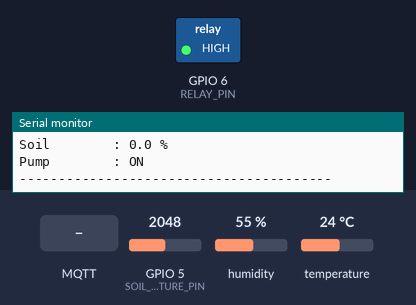
Bench run of a sketch on a simulated ESP32. Parts: switched loads named in the sketch (green lamp = pin HIGH), the last lines printed to the serial monitor. The test bench sets the inputs (shaded band); at power-on: temperature 24 °C, GPIO 5 (SOIL_MOISTURE_PIN) = 2048, humidity 55 % (analog values on the 0–4095 scale). WiFi joins after 1.5 s; servers stay silent unless stated; no MQTT or app messages arrive unless stated.

Above: at 8.9 s.
9.0 s: MQTT message "OFF" arrives on the first subscribed topic
At 11.3 s:
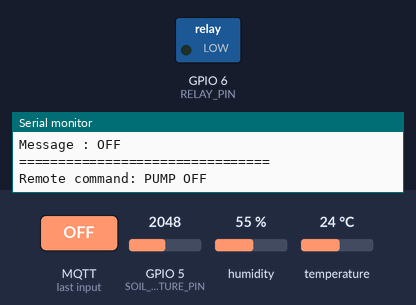
11.6 s: temperature set to 37.5 °C
14.1 s: temperature set to 38.6 °C
At 16.2 s:
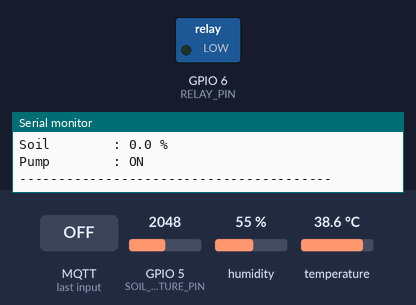
16.6 s: temperature set to 12 °C
At 18.1 s:
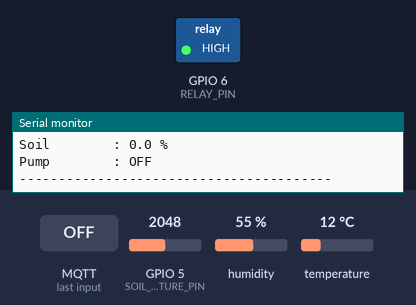
Timing chart, 0 to 19.6 s (numbered marks = the images above; inputs shaded):
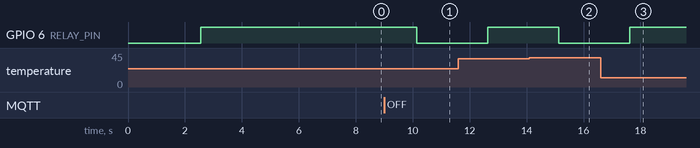

Measured:
- after the input at 9.0 s, GPIO 6 (RELAY_PIN): HIGH → LOW after 1.1 s
- after the input at 14.1 s, GPIO 6 (RELAY_PIN): HIGH → LOW after 1.0 s
- after the input at 16.6 s, GPIO 6 (RELAY_PIN): LOW → HIGH after 1.0 s

The sketch:

SmartAgriculture.ino
```cpp
#include <Arduino.h>

#include "AppConfig.h"
#include "DHTSensor.h"
#include "SoilMoisture.h"
#include "RelayController.h"
#include "IrrigationController.h"
#include "WiFiManager.h"
#include "MqttManager.h"

// ============================================================
// ESP32 SMART AGRICULTURE
// Main Application
// ============================================================

// ---------------- OBJECTS ----------------

DHTSensor dht(DHT_PIN, DHT_TYPE);

SoilMoisture soil(
    SOIL_MOISTURE_PIN,
    SOIL_DRY,
    SOIL_WET,
    ADC_SAMPLES
);

RelayController relay(
    RELAY_PIN,
    RELAY_ACTIVE_HIGH
);

IrrigationController irrigation(relay);

WiFiManager wifi;
MqttManager mqtt;

// ---------------- SENSOR DATA ----------------

unsigned long lastSensorRead = 0;

float temperature = 0.0;
float humidity = 0.0;
float soilMoisture = 0.0;


// ============================================================
// SETUP
// ============================================================

void setup()
{
    Serial.begin(115200);

    delay(1000);

    Serial.println();
    Serial.println("========================================");
    Serial.println("       ESP32 SMART AGRICULTURE");
    Serial.println("========================================");

    // ---------------- LOCAL HARDWARE ----------------

    Serial.println("[SYSTEM] Initializing DHT22...");
    dht.begin();

    Serial.println("[SYSTEM] Initializing soil sensor...");
    soil.begin();

    Serial.println("[SYSTEM] Initializing relay...");
    relay.begin();

    Serial.println("[SYSTEM] Initializing irrigation controller...");
    irrigation.begin();

    // AUTO mode is handled locally by ESP32
    irrigation.setAutoMode(true);

    // ---------------- NETWORK ----------------

    Serial.println("[WIFI] Starting WiFi...");
    wifi.begin();

    Serial.println("[MQTT] Starting MQTT manager...");
    mqtt.begin(&irrigation);

    Serial.println();
    Serial.println("[SYSTEM] SYSTEM READY");
    Serial.println("[SYSTEM] Local sensor + irrigation control are independent");
    Serial.println("[SYSTEM] WiFi/MQTT are optional");
    Serial.println();
}


// ============================================================
// LOOP
// ============================================================

void loop()
{
    unsigned long now = millis();

    // ========================================================
    // 1. READ SENSORS
    // ========================================================

    if (now - lastSensorRead >= SENSOR_INTERVAL_MS)
    {
        lastSensorRead = now;

        // Read DHT22
        temperature = dht.readTemperature();
        humidity = dht.readHumidity();

        // Read capacitive soil moisture sensor
        soilMoisture = soil.readPercent();


        // ====================================================
        // SERIAL MONITOR
        // ====================================================

        Serial.println();
        Serial.println("----------------------------------------");

        Serial.print("Temperature : ");
        Serial.print(temperature, 1);
        Serial.println(" °C");

        Serial.print("Humidity    : ");
        Serial.print(humidity, 1);
        Serial.println(" %");

        Serial.print("Soil        : ");
        Serial.print(soilMoisture, 1);
        Serial.println(" %");

        Serial.print("Pump        : ");

        Serial.println(
            irrigation.isPumpOn()
                ? "ON"
                : "OFF"
        );

        Serial.println("----------------------------------------");


        // ====================================================
        // LOCAL IRRIGATION CONTROL
        // ====================================================
        //
        // AUTO irrigation runs locally on ESP32.
        // It does NOT depend on WiFi/MQTT/Tinker.
        //

        irrigation.control(
            soilMoisture,
            temperature
        );


        // ====================================================
        // MQTT TELEMETRY
        // ====================================================
        //
        // If MQTT is connected -> publish.
        // If MQTT is disconnected -> ignored.
        //

        mqtt.publishTelemetry(
            temperature,
            humidity,
            soilMoisture,
            irrigation.isPumpOn()
        );
    }


    // ========================================================
    // 2. WIFI BACKGROUND UPDATE
    // ========================================================
    //
    // Handles WiFi connection/reconnection.
    // Does not control local irrigation.
    //

    wifi.update();


    // ========================================================
    // 3. MQTT BACKGROUND UPDATE
    // ========================================================
    //
    // Handles MQTT connection/reconnection
    // and incoming commands.
    //

    mqtt.update();


    // ========================================================
    // 4. PUBLISH PUMP STATE
    // ========================================================

    mqtt.publishPumpState(
        irrigation.isPumpOn()
    );


    // ========================================================
    // 5. SMALL LOOP DELAY
    // ========================================================

    delay(10);
}
```

DHTSensor.cpp
```cpp
#include "DHTSensor.h"
#include <DHT.h>

static DHT* dhtSensor = nullptr;

DHTSensor::DHTSensor(uint8_t pin, uint8_t type)
{
    _pin = pin;
    _type = type;
}

void DHTSensor::begin()
{
    dhtSensor = new DHT(_pin, _type);
    dhtSensor->begin();
}

float DHTSensor::readTemperature()
{
    if (dhtSensor == nullptr)
        return NAN;

    return dhtSensor->readTemperature();
}

float DHTSensor::readHumidity()
{
    if (dhtSensor == nullptr)
        return NAN;

    return dhtSensor->readHumidity();
}
```

DHTSensor.h
```cpp
#ifndef DHT_SENSOR_H
#define DHT_SENSOR_H

#include <Arduino.h>

class DHTSensor
{
public:

    DHTSensor(uint8_t pin, uint8_t type);

    void begin();

    float readTemperature();

    float readHumidity();

private:

    uint8_t _pin;
    uint8_t _type;
};

#endif
```

IrrigationController.cpp
```cpp
#include "IrrigationController.h"

IrrigationController::IrrigationController(
    RelayController& relay
)
    : _relay(relay)
{
    _autoMode = true;
}

void IrrigationController::begin()
{
    _relay.off();
}

void IrrigationController::setAutoMode(bool enabled)
{
    _autoMode = enabled;

    if (!_autoMode)
    {
        _relay.off();
    }
}

bool IrrigationController::isAutoMode()
{
    return _autoMode;
}

void IrrigationController::control(
    float soilMoisture,
    float temperature
)
{
    // --------------------------------------------------------
    // LOCAL CONTROL ONLY
    //
    // Không Wi-Fi
    // Không MQTT
    // Không Tinker Board
    // --------------------------------------------------------

    if (!_autoMode)
        return;

    // Sensor lỗi
    if (isnan(soilMoisture))
    {
        _relay.off();
        return;
    }

    if (isnan(temperature))
    {
        _relay.off();
        return;
    }

    // Safety temperature
    if (temperature > 38.0)
    {
        _relay.off();
        return;
    }

    // Đất khô
    if (soilMoisture < 35.0)
    {
        _relay.on();
    }

    // Đất đủ ẩm
    else if (soilMoisture >= 75.0)
    {
        _relay.off();
    }

    // Khoảng 35-75%
    // giữ nguyên trạng thái pump
}

void IrrigationController::manualPump(bool state)
{
    if (state)
        _relay.on();
    else
        _relay.off();
}

bool IrrigationController::isPumpOn()
{
    return _relay.isOn();
}
```

IrrigationController.h
```cpp
#ifndef IRRIGATION_CONTROLLER_H
#define IRRIGATION_CONTROLLER_H

#include <Arduino.h>
#include "RelayController.h"

class IrrigationController
{
public:

    IrrigationController(
        RelayController& relay
    );

    void begin();

    void setAutoMode(bool enabled);

    bool isAutoMode();

    void control(
        float soilMoisture,
        float temperature
    );

    void manualPump(bool state);

    bool isPumpOn();

private:

    RelayController& _relay;

    bool _autoMode;
};

#endif
```

MqttManager.cpp
```cpp
#include "MqttManager.h"

#include <WiFi.h>
#include <PubSubClient.h>

#include "AppConfig.h"
#include "IrrigationController.h"


// ============================================================
// MQTT OBJECTS
// ============================================================

static WiFiClient wifiClient;

static PubSubClient mqttClient(
    wifiClient
);


// ============================================================
// LATEST SENSOR DATA
// ============================================================

static float latestTemperature = NAN;
static float latestHumidity = NAN;
static float latestSoil = NAN;

static bool latestPump = false;


// ============================================================
// IRRIGATION POINTER
// ============================================================

static IrrigationController* irrigationController = nullptr;

// Set by a remote command so update() reports the new relay/mode at once
// instead of waiting for the next 2.5 s sensor cycle.
static bool telemetryRequested = false;


// ============================================================
// MQTT CALLBACK
// ============================================================

void mqttCallback(
    char* topic,
    byte* payload,
    unsigned int length
)
{
    String message;

    for (unsigned int i = 0; i < length; i++)
    {
        message += (char)payload[i];
    }

    message.trim();

    Serial.println();
    Serial.println("================================");
    Serial.println("MQTT COMMAND RECEIVED");
    Serial.print("Topic   : ");
    Serial.println(topic);
    Serial.print("Message : ");
    Serial.println(message);
    Serial.println("================================");


    // --------------------------------------------------------
    // PUMP COMMAND
    // --------------------------------------------------------

    if (
        String(topic)
        == MQTT_TOPIC_PUMP_COMMAND
    )
    {
        if (irrigationController == nullptr)
            return;


        // Pump ON
        if (
            message.equalsIgnoreCase("ON")
        )
        {
            irrigationController->manualPump(
                true
            );

            Serial.println(
                "Remote command: PUMP ON"
            );
        }


        // Pump OFF
        else if (
            message.equalsIgnoreCase("OFF")
        )
        {
            irrigationController->manualPump(
                false
            );

            Serial.println(
                "Remote command: PUMP OFF"
            );
        }
    }


    // --------------------------------------------------------
    // MODE COMMAND
    // --------------------------------------------------------

    else if (
        String(topic)
        == MQTT_TOPIC_MODE_COMMAND
    )
    {
        if (irrigationController == nullptr)
            return;


        // AUTO
        if (
            message.equalsIgnoreCase("AUTO")
        )
        {
            irrigationController->setAutoMode(
                true
            );

            Serial.println(
                "Remote command: MODE AUTO"
            );
        }


        // MANUAL
        else if (
            message.equalsIgnoreCase("MANUAL")
        )
        {
            irrigationController->setAutoMode(
                false
            );

            Serial.println(
                "Remote command: MODE MANUAL"
            );
        }
    }

    telemetryRequested = true;
}


// ============================================================
// BEGIN
// ============================================================

void MqttManager::begin(
    IrrigationController* irrigation
)
{
    irrigationController = irrigation;


    Serial.println(
        "MQTT manager initialized."
    );

    Serial.print(
        "MQTT broker: "
    );

    Serial.print(
        MQTT_BROKER
    );

    Serial.print(":");

    Serial.println(
        MQTT_PORT
    );


    mqttClient.setServer(
        MQTT_BROKER,
        MQTT_PORT
    );


    mqttClient.setCallback(
        mqttCallback
    );


    // Prevent long network blocking
    mqttClient.setSocketTimeout(1);

    mqttClient.setKeepAlive(15);

    _lastAttempt = 0;
}


// ============================================================
// UPDATE
// ============================================================

void MqttManager::update()
{
    // --------------------------------------------------------
    // Wi-Fi not available
    // --------------------------------------------------------

    if (
        WiFi.status()
        != WL_CONNECTED
    )
    {
        return;
    }


    // --------------------------------------------------------
    // MQTT already connected
    // --------------------------------------------------------

    if (
        mqttClient.connected()
    )
    {
        mqttClient.loop();

        if (
            telemetryRequested
            && irrigationController != nullptr
        )
        {
            telemetryRequested = false;

            publishTelemetry(
                latestTemperature,
                latestHumidity,
                latestSoil,
                irrigationController->isPumpOn()
            );
        }

        return;
    }


    // --------------------------------------------------------
    // Retry timer
    // --------------------------------------------------------

    unsigned long now = millis();

    if (
        now - _lastAttempt
        < RETRY_INTERVAL
    )
    {
        return;
    }

    _lastAttempt = now;


    Serial.println(
        "MQTT connection attempt..."
    );


    // --------------------------------------------------------
    // CONNECT
    // --------------------------------------------------------

    if (
        mqttClient.connect(
            MQTT_CLIENT_ID
        )
    )
    {
        Serial.println(
            "MQTT connected."
        );


        // ----------------------------------------------------
        // STATUS
        // ----------------------------------------------------

        mqttClient.publish(
            MQTT_TOPIC_STATUS,
            "online",
            true
        );


        // ----------------------------------------------------
        // SUBSCRIBE
        // ----------------------------------------------------

        mqttClient.subscribe(
            MQTT_TOPIC_PUMP_COMMAND
        );

        mqttClient.subscribe(
            MQTT_TOPIC_MODE_COMMAND
        );


        // ----------------------------------------------------
        // Send latest sensor data
        // ----------------------------------------------------

        publishTelemetry(
            latestTemperature,
            latestHumidity,
            latestSoil,
            latestPump
        );
    }

    else
    {
        Serial.println(
            "MQTT unavailable."
        );

        Serial.println(
            "ESP32 continues locally."
        );
    }
}


// ============================================================
// CONNECTION STATUS
// ============================================================

bool MqttManager::isConnected()
{
    return mqttClient.connected();
}


// ============================================================
// TELEMETRY
// ============================================================

void MqttManager::publishTelemetry(
    float temperature,
    float humidity,
    float soilMoisture,
    bool pumpState
)
{
    // --------------------------------------------------------
    // Always keep latest data locally
    // --------------------------------------------------------

    latestTemperature = temperature;
    latestHumidity = humidity;
    latestSoil = soilMoisture;
    latestPump = pumpState;


    // --------------------------------------------------------
    // MQTT unavailable
    // --------------------------------------------------------

    if (
        !mqttClient.connected()
    )
    {
        return;
    }


    char payload[256];


    snprintf(
        payload,
        sizeof(payload),

        "{"
        "\"temperature\":%.2f,"
        "\"humidity\":%.2f,"
        "\"soil\":%.2f,"
        "\"pump\":%s,"
        "\"mode\":\"%s\""
        "}",

        temperature,
        humidity,
        soilMoisture,

        pumpState
            ? "true"
            : "false",

        (irrigationController == nullptr
            || irrigationController->isAutoMode())
            ? "AUTO"
            : "MANUAL"
    );


    mqttClient.publish(
        MQTT_TOPIC_TELEMETRY,
        payload
    );
}


// ============================================================
// PUMP STATE
// ============================================================

// loop() calls this every ~10 ms. Publishing each time floods the broker
// (~100 msg/s), blocks PubSubClient and delays telemetry, so only publish
// when the relay changes, plus a heartbeat so the backend still sees it.
static const unsigned long PUMP_STATE_HEARTBEAT_MS = 5000;
static int lastPublishedPump = -1;          // -1 = force publish
static unsigned long lastPumpPublishAt = 0;

void MqttManager::publishPumpState(
    bool pumpState
)
{
    latestPump = pumpState;


    if (
        !mqttClient.connected()
    )
    {
        lastPublishedPump = -1;             // re-send after reconnect
        return;
    }


    unsigned long now = millis();

    if (
        lastPublishedPump == (pumpState ? 1 : 0)
        && now - lastPumpPublishAt < PUMP_STATE_HEARTBEAT_MS
    )
    {
        return;
    }

    lastPublishedPump = pumpState ? 1 : 0;
    lastPumpPublishAt = now;


    mqttClient.publish(
        MQTT_TOPIC_PUMP_STATE,

        pumpState
            ? "ON"
            : "OFF"
    );
}
```

RelayController.cpp
```cpp
#include "RelayController.h"

RelayController::RelayController(
    uint8_t pin,
    bool activeHigh
)
{
    _pin = pin;
    _activeHigh = activeHigh;
    _state = false;
}

void RelayController::begin()
{
    pinMode(_pin, OUTPUT);

    off();
}

void RelayController::on()
{
    if (_activeHigh)
        digitalWrite(_pin, HIGH);
    else
        digitalWrite(_pin, LOW);

    _state = true;
}

void RelayController::off()
{
    if (_activeHigh)
        digitalWrite(_pin, LOW);
    else
        digitalWrite(_pin, HIGH);

    _state = false;
}

bool RelayController::isOn()
{
    return _state;
}
```

Source omitted: MqttManager.h (1903 bytes), RelayController.h (333 bytes), SoilMoisture.cpp (834 bytes), SoilMoisture.h (374 bytes), WiFiManager.cpp (5475 bytes), WiFiManager.h (285 bytes), AppConfig.example.h (2974 bytes)
